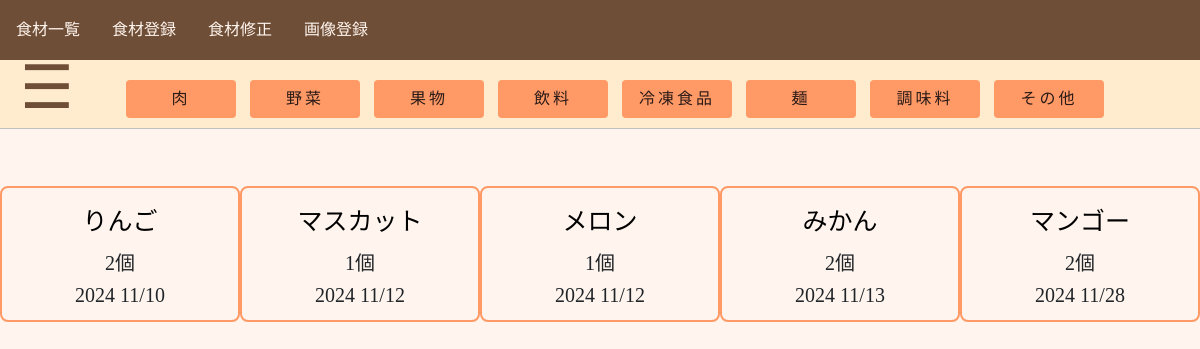
Page /map/fruit/ on the committed database.
### map/models.py (models this page shows, shortened)
class Food(models.Model):
    title = models.CharField(max_length=100)
    category = models.CharField(max_length=100, choices = CATEGORY)
    number = models.IntegerField(default = 0)
    unit = models.CharField(max_length=100, choices = UNIT, default='pieces')
    best_by_date = models.DateField(default=date.today)

### map/views.py (the view)
# urls.py: path('map/fruit/', views.fruit_view, name='fruit-list'),
def fruit_view(request):
    fruit_list = Food.objects.filter(category='fruit').order_by('best_by_date')
    return render(request, 'map/fruit_list.html', {'fruit_list': fruit_list})

### map/templates/map/fruit_list.html (shortened to what this page needs)
{% extends 'base.html' %}
{% block content %}
    <div class="category-list">
        <a href="{% url 'meat-list' %}" class="btn button">肉</a>
        <a href="{% url 'vegetable-list' %}" class="btn button">野菜</a>
        <a href="{% url 'fruit-list' %}" class="btn button">果物</a>
        <a href="{% url 'drink-list' %}" class="btn button">飲料</a>
        <a href="{% url 'frozen_food-list' %}" class="btn button">冷凍食品</a>
        <a href="{% url 'noodle-list' %}" class="btn button">麺</a>
        <a href="{% url 'seasoning-list' %}" class="btn button">調味料</a>
        <a href="{% url 'other-list' %}" class="btn button">その他</a>
    </div>
    <p class="task-w"></p>
    <div class="food-blocks">
        {% for item in fruit_list %}
        <div class="food-block">
            <div class="detail">
                <a href="{% url 'detail-food' item.pk %}">{{ item.title}}</a>
            </div>
            <h5 class="text-dark">{{ item.number }}{{ item.get_unit_display }}</h5>
            <h5>{{ item.best_by_date|date:"Y n/j" }}</h5>
        </div>
        {% endfor %}
    </div>
    <div class="menu-btn" onclick="toggleMenu()">☰</div>
{% endblock content %}

### templates/base.html (style rules this page uses)
body { background-color: seashell; font-family:"ヒラギノ丸ゴ Pro W4","ヒラギノ丸ゴ Pro","Hiragino Maru Gothic Pro","ヒラギノ角ゴ Pro W3","Hiragino Kaku Gothic Pro","HG丸ｺﾞｼｯｸM-PRO","HGMaruGothicMPRO"; }
.button { background-color: #ff9966; color: #2B1B17; margin-left: 10px; margin-bottom: 10px; width: 110px; letter-spacing: 3px; }
.category-list { padding-top: 80px; position: fixed; background-color: white; border-bottom: 1px solid #c0c0c0; text-align: center; box-sizing: border-box; width: 100%; padding-left: 20px; background-color: #FFEBCD; }
.food-blocks { padding-top: 50px; }
.food-block { border: 2px solid #ff9966; border-radius: 8px; padding: 5px; float: left; margin-bottom: 10px; min-width: 20%; box-sizing: border-box; text-align: center; }
.detail { display: block; padding: 10px; }
.detail a { color: black; font-size: 25px; text-decoration: none; }
.task-w { font-size: 20px; padding-bottom: 10px; padding-top: 110px; }
.menu-btn { font-size: 60px; cursor: pointer; position: fixed; top: 43px; left: 20px; z-index: 2; color: #6F4E37; }

### rows in the picture
Food: title "りんご", number "2", unit "個", best_by_date "2024 11/10"
Food: title "マスカット", number "1", unit "個", best_by_date "2024 11/12"
Food: title "メロン", number "1", unit "個", best_by_date "2024 11/12"
Food: title "みかん", number "2", unit "個", best_by_date "2024 11/13"
Food: title "マンゴー", number "2", unit "個", best_by_date "2024 11/28"
